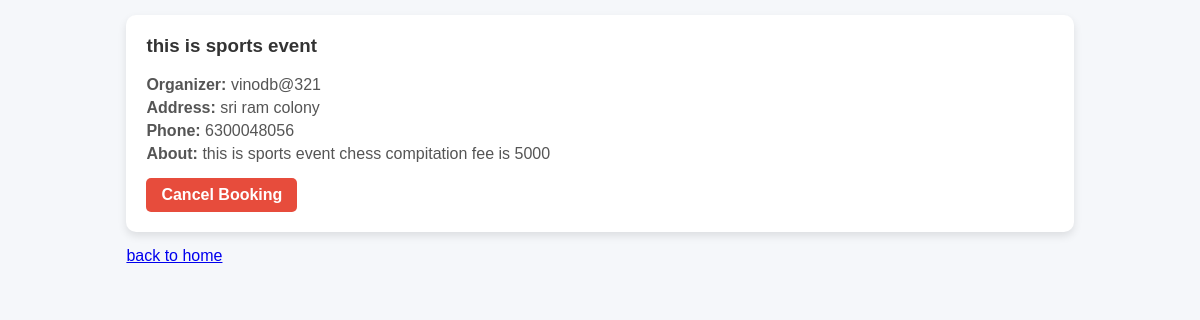
Page /my-bookings/ (signed in) on the committed database.
### myapp/models.py (models this page shows, shortened)
class Bookevent(models.Model):
    event = models.ForeignKey(Myevent, on_delete=models.CASCADE)
    customer = models.ForeignKey(User, on_delete=models.CASCADE)
    is_booked = models.BooleanField(default=False)
    created_at = models.DateField(auto_now=True)

class Myevent(models.Model):
    event = models.CharField(max_length=50)
    adress = models.CharField(max_length=100)
    capacity = models.IntegerField(default=1)
    author = models.ForeignKey(User, on_delete=models.CASCADE)
    phone = models.CharField(max_length=15)
    CATOGERY_CHOISES =  [('MUSIC', 'MUSIC'),
                          ('SPORTS', 'SPORTS'),
                          ('SCHOOL', 'SHOOL'),
                          ('WORKSHOP', 'WORKSHOP'),]
    catogery = models.CharField(max_length=50, choices=CATOGERY_CHOISES,  default='MUSIC')
    about = models.CharField(max_length=100)

### myapp/views.py (the view)
# urls.py: path('my-bookings/', views.my_bookings, name='my_bookings'),
@login_required
def my_bookings(request):
    cache_key = f'my_bookings_bookings_{request.user.id}'
    bookings = cache.get(cache_key)
    if not bookings:
        bookings = Bookevent.objects.select_related('event', 'event__author').filter(customer=request.user)
        cache.set(cache_key, bookings, 60*20)
    return render(request, 'my_bookings.html', {
        'bookings': bookings
    })

### templates/my_bookings.html (shortened to what this page needs)
<div class="container">
    {% for booking in bookings %}
        <div class="card">
            <h3>{{ booking.event.event }}</h3>
            <p><strong>Organizer:</strong> {{ booking.event.author.username }}</p>
            <p><strong>Address:</strong> {{ booking.event.adress }}</p>
            <p><strong>Phone:</strong> {{ booking.event.phone }}</p>
            <p><strong>About:</strong> {{ booking.event.about }}</p>
            <a href="{% url 'book_event' booking.event.id %}"
               class="btn cancel"
               onclick="return confirm('Are you sure to cancel this booking?')">
               Cancel Booking
            </a>
        </div>
    {% empty %}
        <p class="empty-message">No bookings found.</p>
    {% endfor %}
    <a href="{% url 'home' %}">back to home</a>
</div>

### templates/my_bookings.html (style rules this page uses)
.container { width: 80%; margin: auto; }
.card { background: white; padding: 20px; margin: 15px 0; border-radius: 10px; box-shadow: 0 4px 8px rgba(0,0,0,0.1); transition: transform 0.2s; }
.card h3 { margin-top: 0; color: #333; }
.card p { color: #555; margin: 5px 0; }
.btn { display: inline-block; padding: 8px 15px; border-radius: 5px; color: white; text-decoration: none; font-weight: bold; margin-top: 10px; transition: background 0.3s; }
.btn.cancel { background: #e74c3c; }

### rows in the picture
Bookevent: event.event "this is sports event", event.author.username "vinodb@321", event.adress "sri ram colony", event.phone "6300048056", event.about "this is sports event chess compitation fee is 5000"
